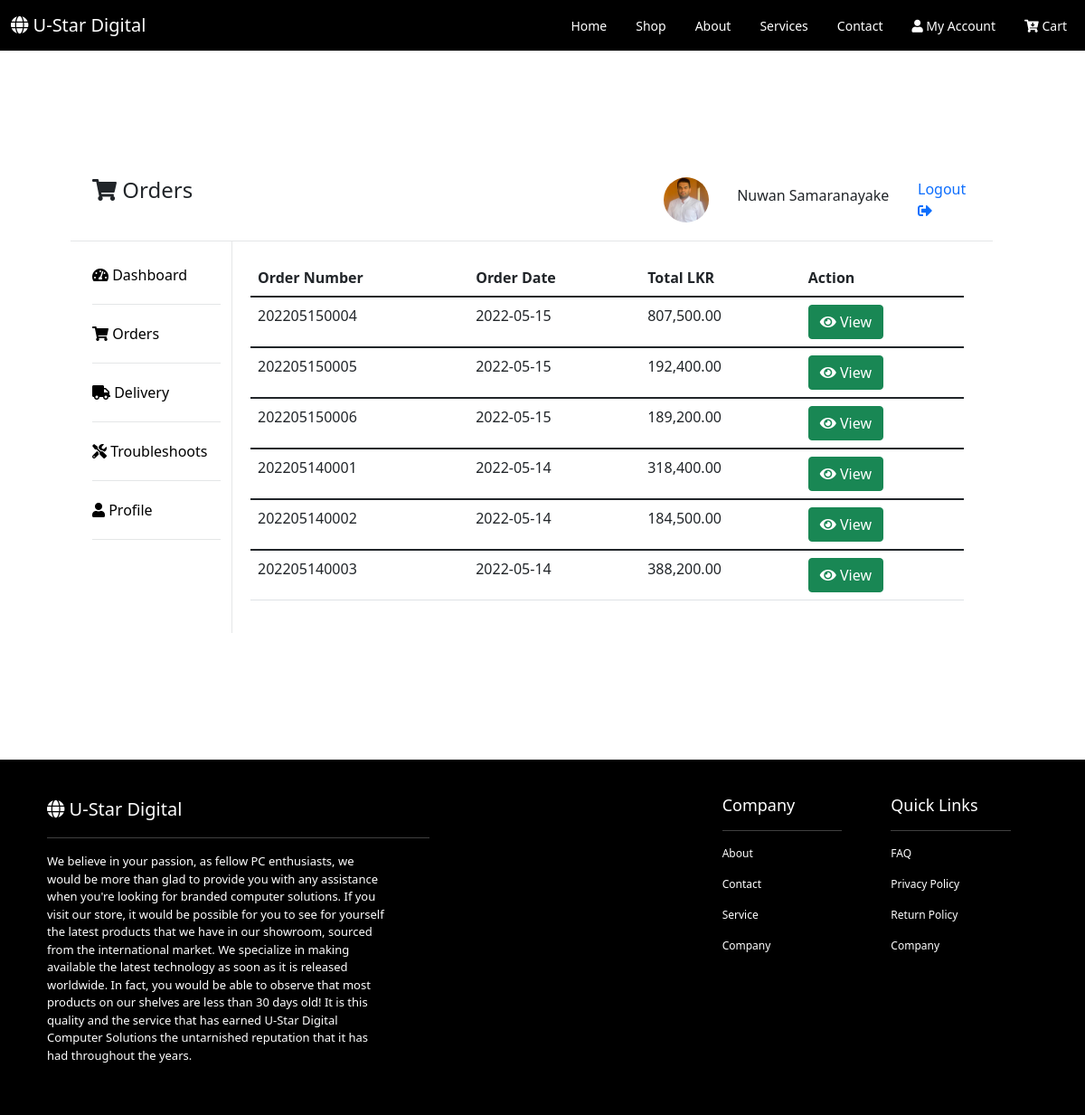
The page /dashboard/orders.php (signed in) on the database as committed earlier.
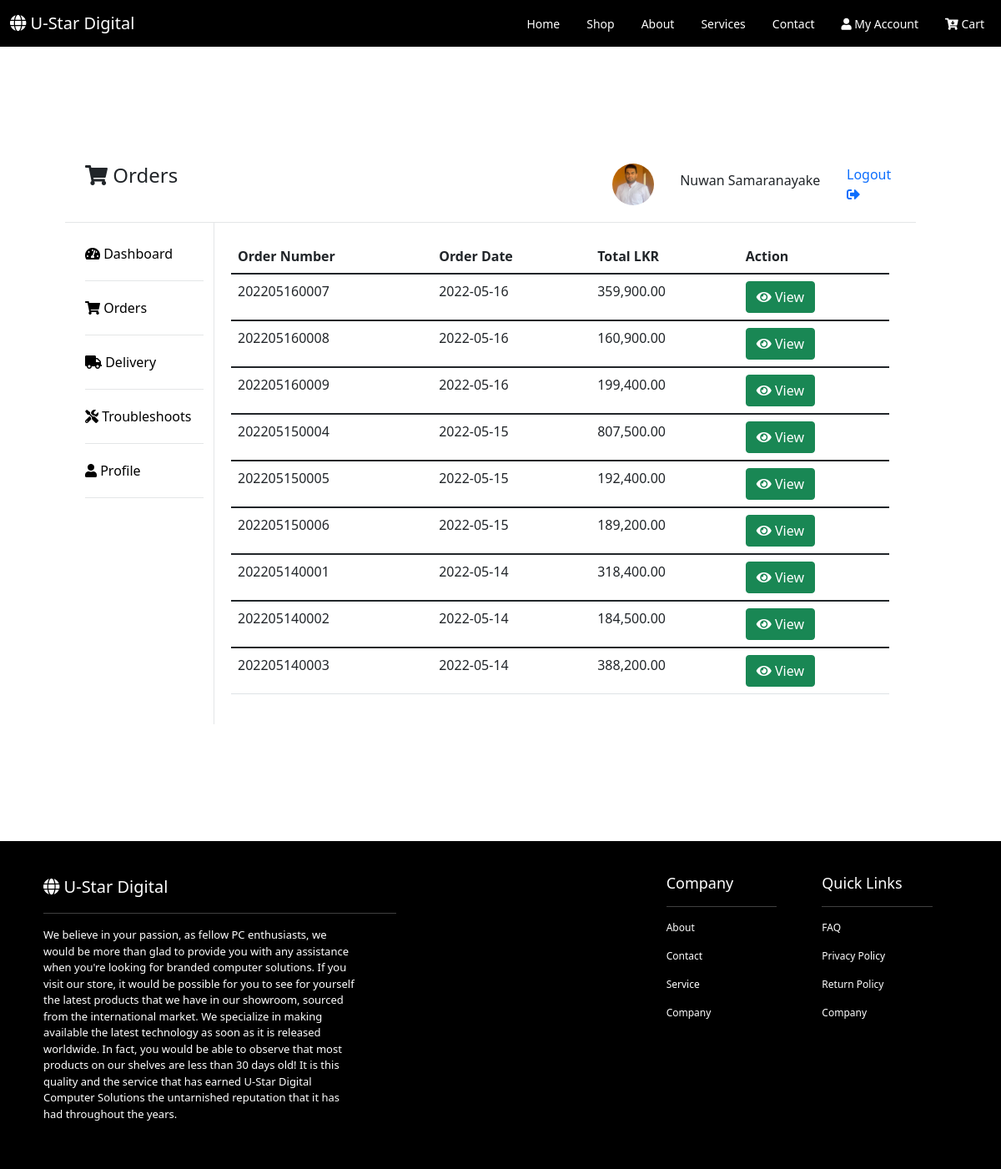
The same page on the database as committed later.
### tables this page shows
CREATE TABLE `orders` (
  `order_id` int(11) NOT NULL,
  `order_number` varchar(255) NOT NULL,
  `order_total` int(11) NOT NULL,
  `total_discount` int(11) NOT NULL,
  `delivery_charge` int(11) NOT NULL,
  `order_date` date NOT NULL,
  `order_time` time NOT NULL,
  `user_id` int(11) NOT NULL,
  `payment_id` int(11) NOT NULL,
  `grand_total` int(11) NOT NULL,
  `courier_status` int(11) NOT NULL
);

### dashboard/orders.php (the view, shortened to what this page needs)
<?php
include "site_nav.php";
include "dashboard_nav.php";
$db = db_con();
?>
<div class="col-10 dash_content">
    <div class="page_tables">
        <table class="table table-hover">
            <thead>
                <tr>
                    <th scope="col" class="table_head">Order Number</th>
                    <th scope="col" class="table_head">Order Date</th>
                    <th scope="col" class="table_head">Total LKR</th>
                    <th scope="col" class="table_head">Action</th>
                </tr>
            </thead>
            <tbody>
                <?php
                $user_id =  $_SESSION['user_id'];
                $sql = "SELECT * FROM orders o WHERE o.user_id = $user_id ORDER BY `o`.`order_date` DESC";
                $result = $db->query($sql);
                if ($result->num_rows > 0) {
                    while ($row = $result->fetch_assoc()) {
                ?>
                        <tr>
                            <td class="table_body"><?php echo $row['order_number'] ?></td>
                            <td class="table_body"><?php echo $row['order_date'] ?></td>
                            <td class="table_body"><?php echo number_format($row['grand_total'], 2)  ?></td>
                            <td>
                                <form action="invoice.php" method="post">
                                    <a href="view.php">
                                        <button type="submit" name="action" value="view" class="btn btn-block btn-success btn-xs"><i class="fas fa-eye"></i> View</button>
                                    </a>
                                </form>
                            </td>
                        </tr>
            </tbody>
    <?php
                    }
                }
    ?>
        </table>
    </div>
</div>
</div>
</div>
</div>
<?php
include "site_footer.php";
?>

Rows that differ between the two databases and show on the page:
added orders: order_number "202205160007", order_date "2022-05-16", grand_total "359,900.00"
added orders: order_number "202205160008", order_date "2022-05-16", grand_total "160,900.00"
added orders: order_number "202205160009", order_date "2022-05-16", grand_total "199,400.00"
